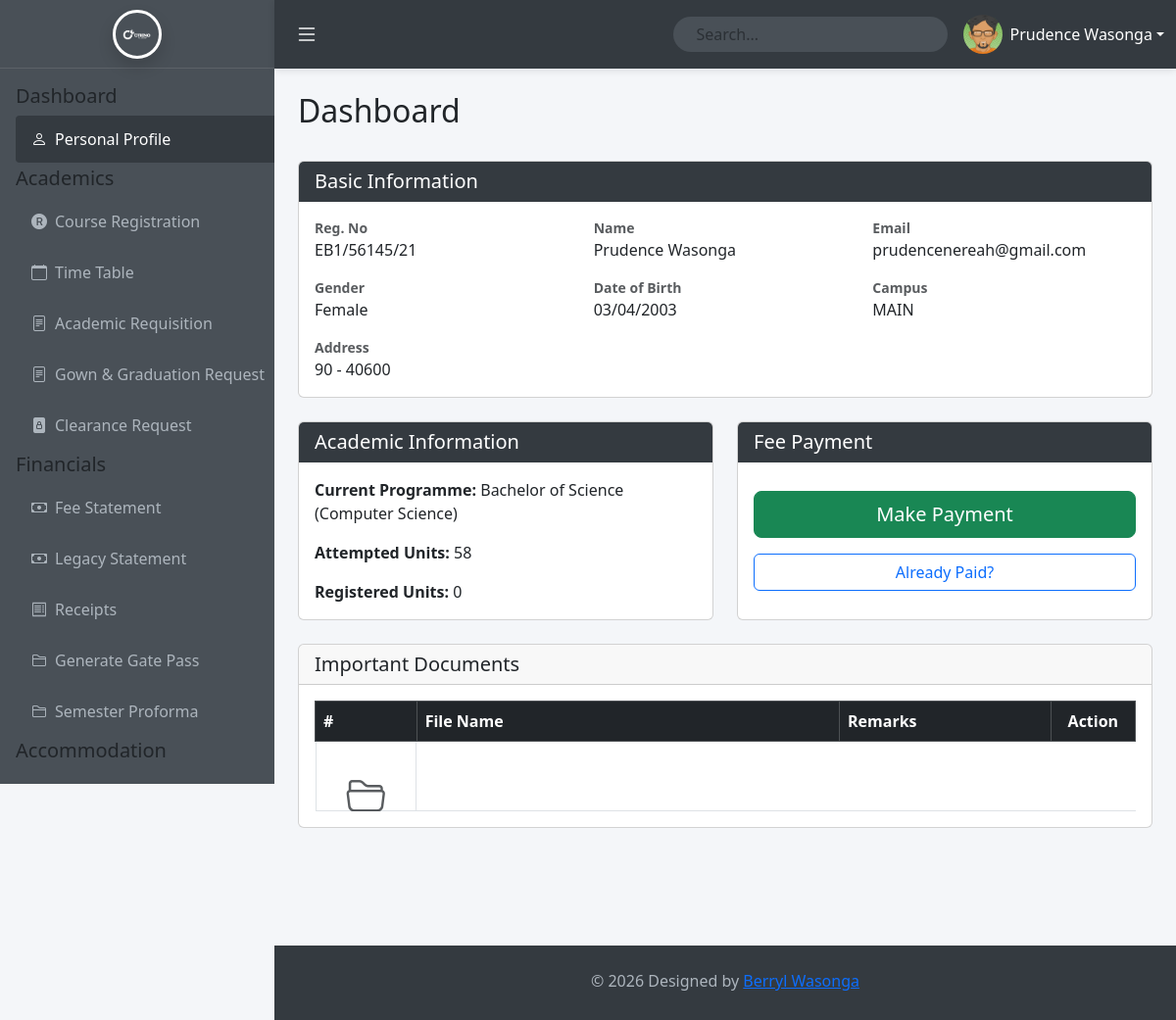
The app's page /students/welcome.php (signed in), older data.
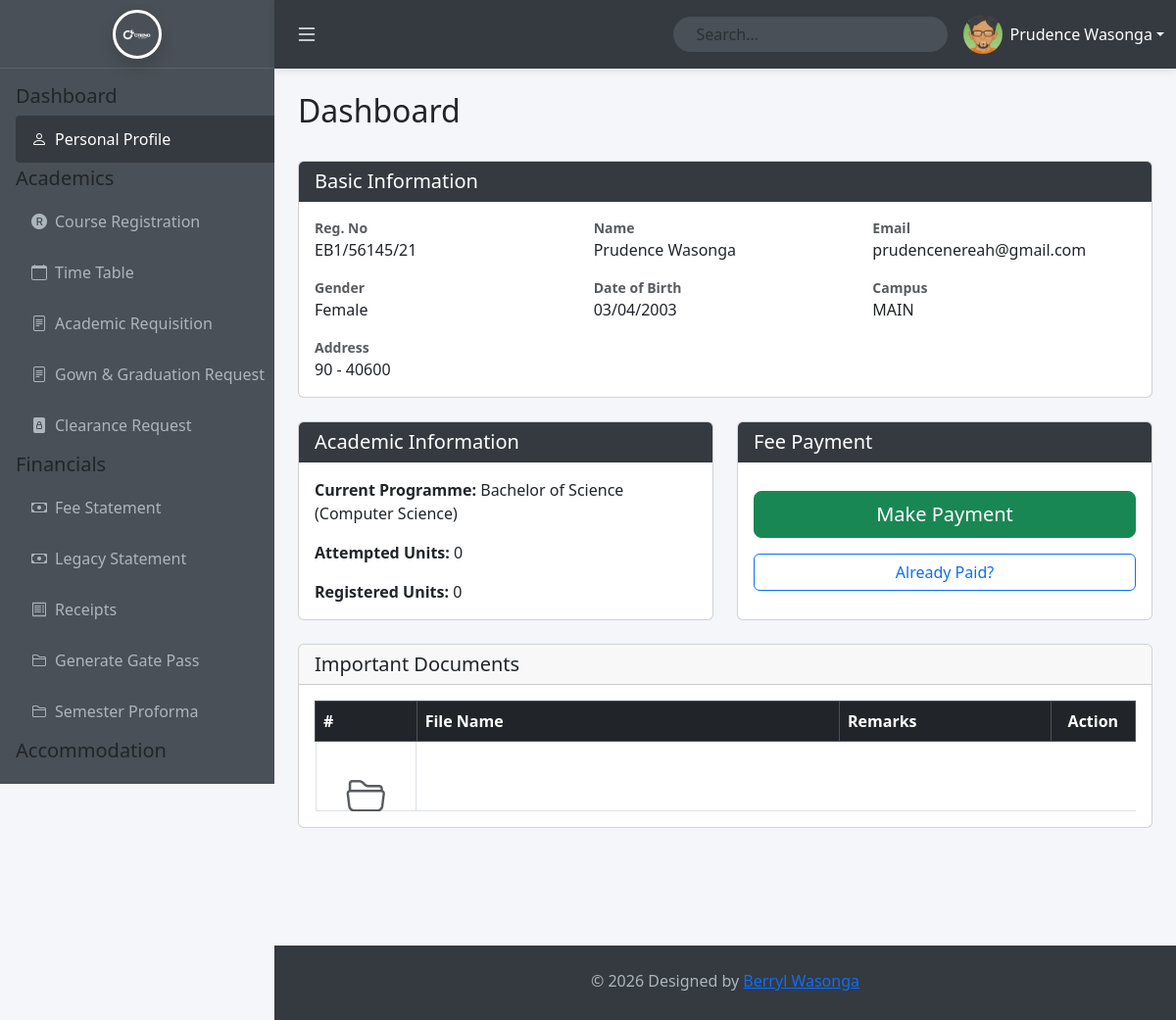
The same page, newer data.
### tables this page shows
CREATE TABLE `users` (
  `id` int(11) NOT NULL AUTO_INCREMENT,
  `first_name` varchar(50) NOT NULL DEFAULT '',
  `last_name` varchar(50) NOT NULL DEFAULT '',
  `email` varchar(255) NOT NULL,
  `reg_no` varchar(50) DEFAULT NULL,
  `password` varchar(255) NOT NULL,
  `role` varchar(20) NOT NULL DEFAULT 'user',
  `status` enum('active','inactive') NOT NULL DEFAULT 'active',
  `last_login` timestamp NULL DEFAULT NULL,
  `created_at` timestamp NOT NULL DEFAULT current_timestamp(),
  `fullname` varchar(100) GENERATED ALWAYS AS (concat(`first_name`,' ',`last_name`)) STORED,
  `gender` enum('Male','Female','Other') DEFAULT NULL,
  `dob` date DEFAULT NULL,
  `address` varchar(255) DEFAULT NULL,
  `campus` varchar(50) DEFAULT 'MAIN',
  `programme` varchar(150) DEFAULT NULL,
  `course_id` int(11) DEFAULT NULL,
  `attempted_units` int(11) DEFAULT 0,
  `registered_units` int(11) DEFAULT 0,
  PRIMARY KEY (`id`),
  UNIQUE KEY `email` (`email`),
  UNIQUE KEY `reg_no` (`reg_no`),
  CONSTRAINT `users_ibfk_1` FOREIGN KEY (`course_id`) REFERENCES `courses` (`id`) ON DELETE SET NULL
);

### students/welcome.php (called while the page is built, shortened)
<?php
include __Dir__ .'/../config.php';
$stmt = $conn->prepare("SELECT * FROM users WHERE id = ?");
$stmt->bind_param("i", $_SESSION['user_id']);
$stmt->execute();
$user = $stmt->get_result()->fetch_assoc();
$full_name = trim($user['first_name'] . ' ' . $user['last_name']);
include 'views/welcome.view.php';
?>

### students/views/welcome.view.php (the view, shortened to what the changed rows need)
<!DOCTYPE html>
<html lang="en">
<head>
    <link href="https://cdn.jsdelivr.net/npm/bootstrap@5.3.3/dist/css/bootstrap.min.css" rel="stylesheet">
    <link href="https://cdn.jsdelivr.net/npm/bootstrap-icons@1.11.3/font/bootstrap-icons.css" rel="stylesheet">
    <link href="Assets/main.css" rel="stylesheet">
</head>
<body>
    <?php
        include_once 'partials/sidebar.php' ;
        include_once 'partials/top_navbar.php' ;
    ?>
    <div class="main-content" id="mainContent">
        <div class="d-flex justify-content-between align-items-center mb-3 mb-md-4">
            <h2>Dashboard</h2>
        </div>
        <div class="card mb-3 mb-md-4">
            <div class="card-body">
                <div class="row g-3">
                    <div class="col-12 col-sm-6 col-lg-4">
                        <strong class="d-block text-muted small">Reg. No</strong>
                        <span><?php echo htmlspecialchars($user['reg_no'] ?? 'N/A'); ?></span>
                    </div>
                    <div class="col-12 col-sm-6 col-lg-4">
                        <strong class="d-block text-muted small">Name</strong>
                        <span><?php echo htmlspecialchars($full_name); ?></span>
                    </div>
                    <div class="col-12 col-sm-6 col-lg-4">
                        <strong class="d-block text-muted small">Email</strong>
                        <span class="text-break"><?php echo htmlspecialchars($user['email'] ?? 'N/A'); ?></span>
                    </div>
                    <div class="col-12 col-sm-6 col-lg-4">
                        <strong class="d-block text-muted small">Gender</strong>
                        <span><?php echo htmlspecialchars(ucfirst($user['gender'] ?? 'N/A')); ?></span>
                    </div>
                    <div class="col-12 col-sm-6 col-lg-4">
                        <strong class="d-block text-muted small">Date of Birth</strong>
                        <span><?php echo $user['dob'] ? date('d/m/Y', strtotime($user['dob'])) : 'N/A'; ?></span>
                    </div>
                    <div class="col-12 col-sm-6 col-lg-4">
                        <strong class="d-block text-muted small">Campus</strong>
                        <span><?php echo htmlspecialchars($user['campus'] ?? 'MAIN'); ?></span>
                    </div>
                    <div class="col-12">
                        <strong class="d-block text-muted small">Address</strong>
                        <span><?php echo htmlspecialchars($user['address'] ?? 'N/A'); ?></span>
                    </div>
                </div>
            </div>
        </div>
        <div class="row g-3 g-md-4 mb-3 mb-md-4">
            <div class="col-12 col-md-6">
                <div class="card h-100">
                    <div class="card-body">
                        <p><strong>Current Programme:</strong><br class="d-md-none">
                        <?php echo htmlspecialchars($user['programme'] ?? 'N/A'); ?></p>
                        <p><strong>Attempted Units:</strong> <?php echo $user['attempted_units'] ?? 0; ?></p>
                        <p class="mb-0"><strong>Registered Units:</strong> <?php echo $user['registered_units'] ?? 0; ?></p>
                    </div>
                </div>
            </div>
        </div>
            <div class="card mb-3 mb-md-5">
                <div class="card-body">
                    <div class="table-responsive">
                        <table class="table table-bordered table-hover mb-0">
                            <thead class="table-dark">
                                <tr>
                                    <th class="d-none d-md-table-cell" style="width: 5%;">#</th>
                                    <th style="width: 50%;">File Name</th>
                                    <th class="d-none d-lg-table-cell" style="width: 25%;">Remarks</th>
                                    <th style="width: 10%;">Action</th>
                                </tr>
                            </thead>
                        </table>
                    </div>
                </div>
            </div>
    </div>
</body>
</html>

### students/partials/top_navbar.php (shortened to what the changed rows need)
<?php
include '../config.php';
$stmt = $conn->prepare("SELECT * FROM users WHERE id = ?");
$stmt->bind_param("i", $_SESSION['user_id']);
$stmt->execute();
$user = $stmt->get_result()->fetch_assoc();
$full_name = trim($user['first_name'] . ' ' . $user['last_name']);
?>
    <nav class="top-navbar">
        <div class="container-fluid d-flex align-items-center h-100">
            <div class="dropdown d-none d-lg-block">
                <a class="dropdown-toggle d-flex align-items-center text-white text-decoration-none"
                   href="#"
                   role="button"
                   data-bs-toggle="dropdown"
                   aria-expanded="false">
                    <img src="Assets/images/1.png"
                         class="rounded-circle profile-img-small me-2"
                         alt="User">
                    <span class="user-name"><?php echo htmlspecialchars($full_name); ?></span>
                </a>
            </div>
        </div>
    </nav>

Row changes from the older to the newer data that the page shows:
changed users "Prudence Wasonga": attempted_units "58" → "0"
